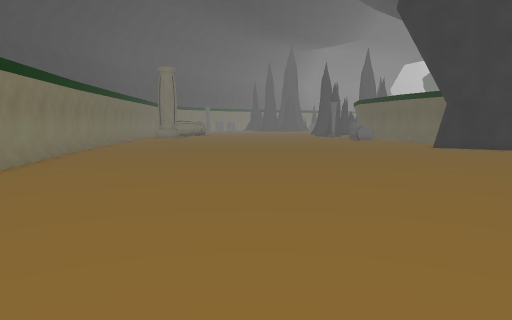
[1] (above)

21 first-person views from a walk through a scene from a Unity 3-D project. The camera is 1.3 m above the floor, tilts 6° down and sees 70° across. The floor is counted in squares, 1 m on a side. Each view is taken from the middle of a square. On the plan, view 1 faces up. The plan holds only what a view shows up to about 15 squares ahead; the rest is blank. The place goes on beyond the plan. The player is left out. Door leaves are left out, so doorways stand open. Some surface patterns are stand-ins.

[2]
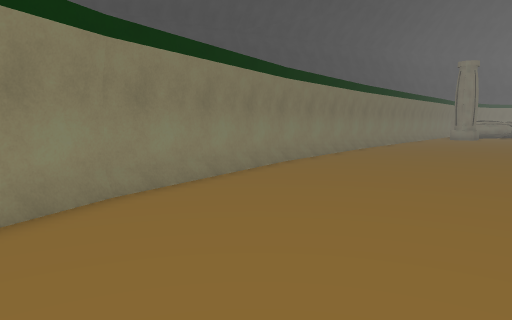

[3]
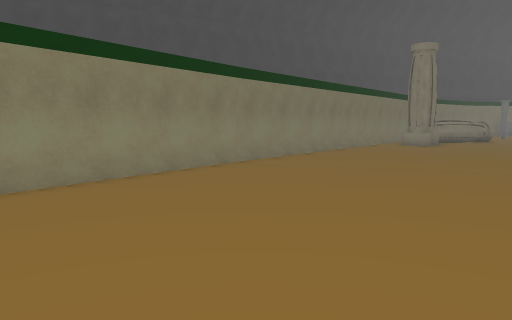

[4]
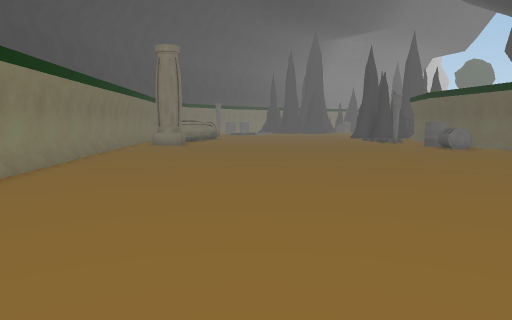

[5]
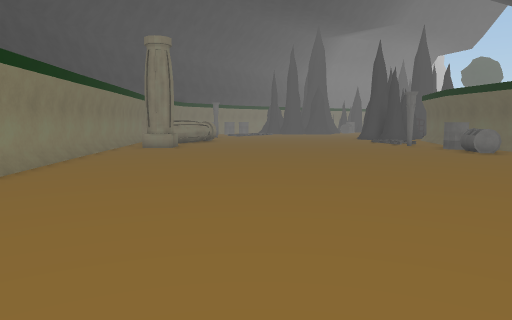

[6]
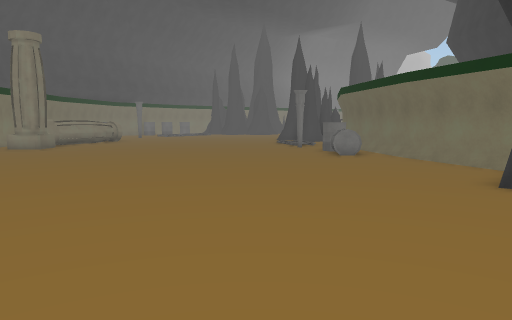

[7]
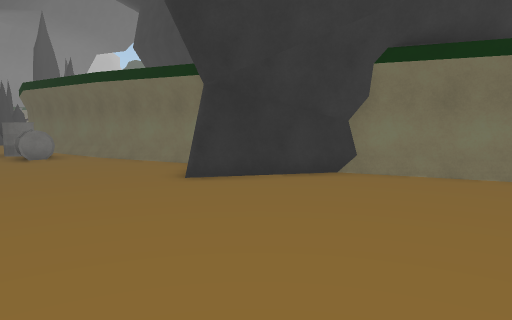

[8]
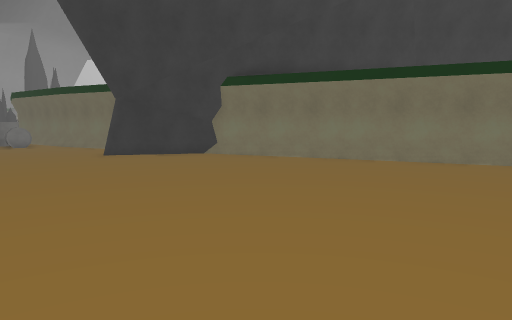

[9]
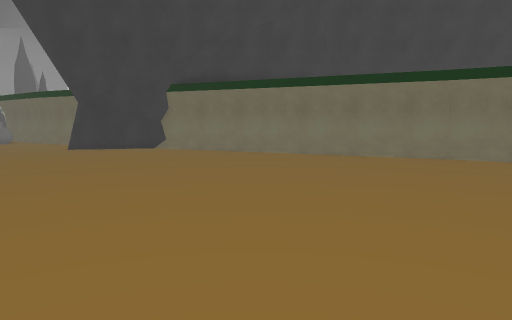

[10]
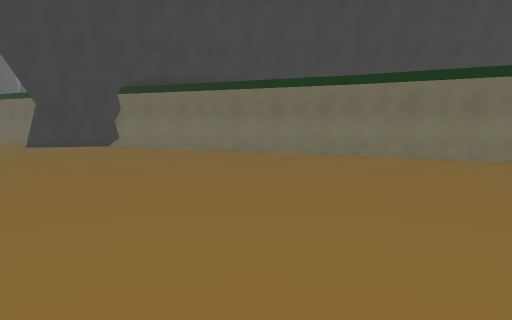

[11]
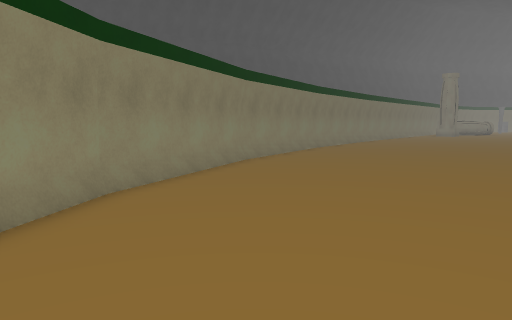

[12]
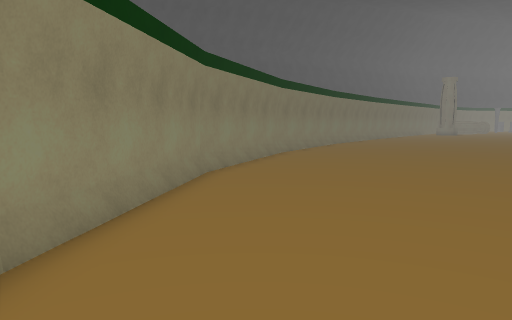

[13]
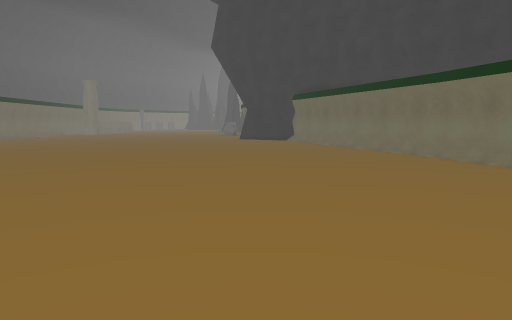

[14]
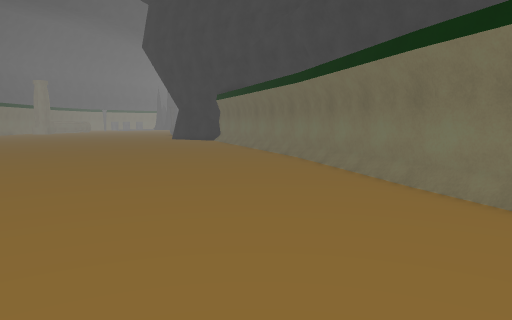

[15]
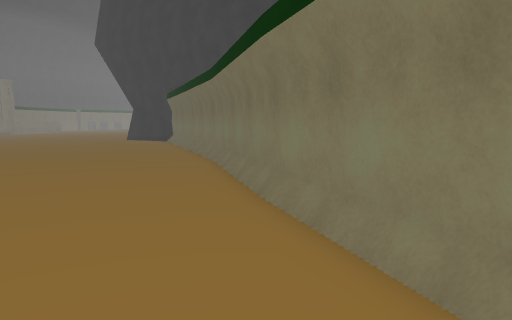

[16]
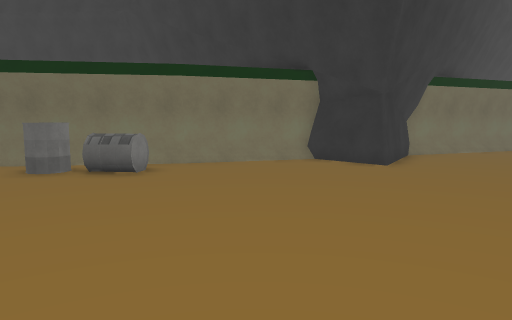

[17]
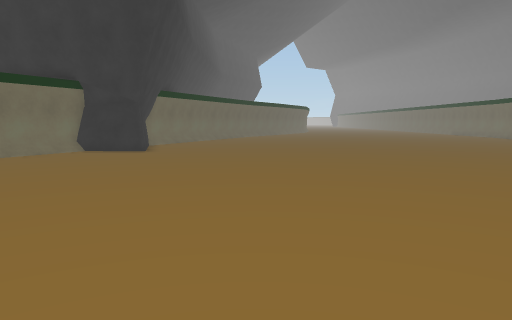

[18]
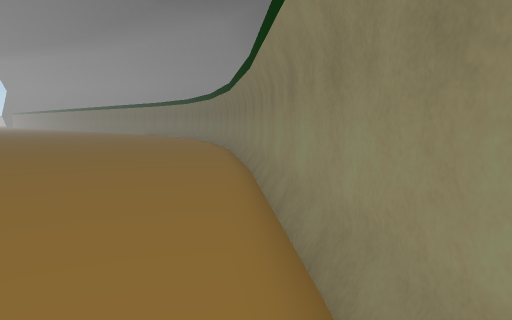

[19]
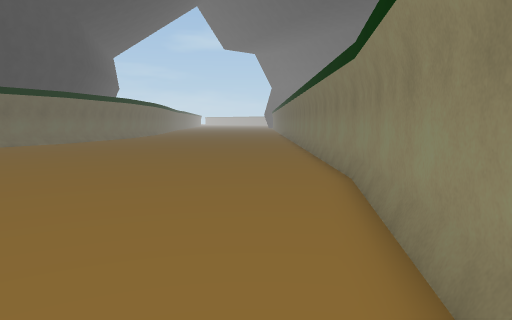

[20]
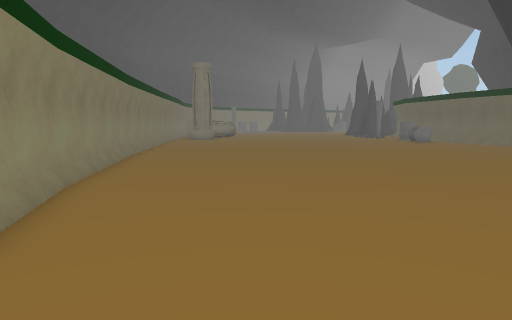

[21]
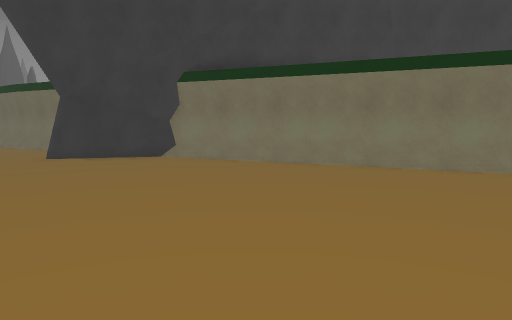

### Floor plan
Points are (right, up) in squares from view 1. A wall is a line through its corners. A room is listed if a view was taken in it or the views show most of it. See-through windows are left out.
Room 1 (views 1, 2, 3, 4, 5, 6, 7, 8, 9, 10, 11, 12, 13, 14, 15, 16, 17, 18, 19, 20, 21)
walls: (12.6, 15.8) (11.1, 17); (12.7, 15.9) (9, 18.1) (11.1, 20.1); (-5.4, 2.6) (-2.7, -3.4); (-7.1, 9.3) (-5.3, 2.5); (16.9, 4.3) (14.4, 11.1); (11.2, 19.9) (9.6, 24.3); (-2.8, -3.3) (1.1, -8.5); (-8.1, 16.2) (-7, 9.2); (1, -8.3) (2.2, -9.6); (9.7, 24.2) (9.4, 26.5); (19.6, -5.9) (16.9, 4.4); (19.8, -5.8) (12.7, 16.2); (-8.9, 25.2) (-8.2, 16.1)
low walls: (14.4, 10.9) (12.4, 16.1); (-8.4, 21.5) (-7.9, 16.1); (20.4, -5.1) (19.7, -3.4); (-8.6, 23.3) (-8.5, 22.2)
objects: other object (7, 25) to (8, 26)

Positions as (right, up) in squares from view 1, and headings:
1: (0, 0), facing up
2: (1, 0), facing up-left
3: (1, 8), facing up-left
4: (-2, 8), facing up
5: (-2, 10), facing up
6: (4, 11), facing up
7: (4, 11), facing up-right
8: (3, 4), facing up-right
9: (3, 0), facing up-right
10: (4, -3), facing up-right
11: (4, -6), facing up-left
12: (5, -9), facing up-left
13: (10, -9), facing up
14: (15, -9), facing up
15: (18, -8), facing up
16: (-2, 22), facing right
17: (-6, 26), facing down-right
18: (-8, 26), facing down
19: (-3, -1), facing down-right
20: (-3, 2), facing up
21: (5, 4), facing up-right
